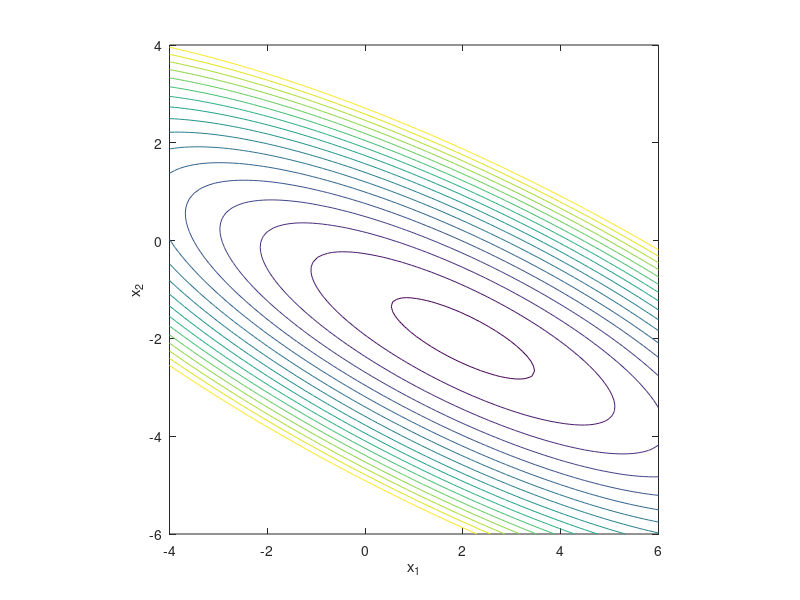

Write MATLAB code to recreate this figure. (Note: this script raises an error after producing the figure.)
% An illustrative example of gradient descent.

% dummy evaluation to denote this file as a script file, not a
% function file.
1;

function PlotCostFunction(A,b,x1,x2,nContours)

[xx,yy] = meshgrid(x1,x2);

ff = xx;

for i=1:rows(xx)
    for j=1:columns(xx)
        x=[xx(i,j); yy(i,j)];
        ff(i,j) = .5 * (A * x - b)' *(A * x - b);
    end
end
    
%meshc(xx,yy,ff);
contour(xx,yy,ff,nContours);
xlabel('x_{1}');
ylabel('x_{2}');
zlabel('f(x)');
endfunction


A = [[3 2];
     [2 6]];

b = [2;-8];

PlotCostFunction(A,b,linspace(-4,6,100),linspace(-6,4,100),linspace(-50,300,20));

hold on;

start = [-2.;3.];

axis equal;

colororder = get (gca, 'colororder');

%stepsize = linspace(1.e-2,4.05e-2,7);
stepsize = [linspace(3.e-2,2.e-2,6) -1];
handles = [];
labels = {};

for i=1:columns(stepsize)
    [tmp x_iterative] = GradientDescent(A,b,1,stepsize(i),1.e-8,start);
    nPoints = columns(x_iterative);
    h = plot(x_iterative(1,:), x_iterative(2,:), '--.');
    set (h, 'color', colororder(i,:));
    if (stepsize(i) > 0)
        labels = {labels{:}, ['\alpha = ',num2str(stepsize(i)),': ',num2str(nPoints),' steps']};
    else
        labels = {labels{:}, ['\alpha = adaptive: ',num2str(nPoints),' steps']};
    end
    handles = [handles, h];
end

h = legend(handles, labels, 'location', 'northeast');
legend boxoff

title("Gradient descent with different learning rates");

x_exact = NormalEquations(A,b);
plot(x_exact(1), x_exact(2), 'k*')

hold off;
